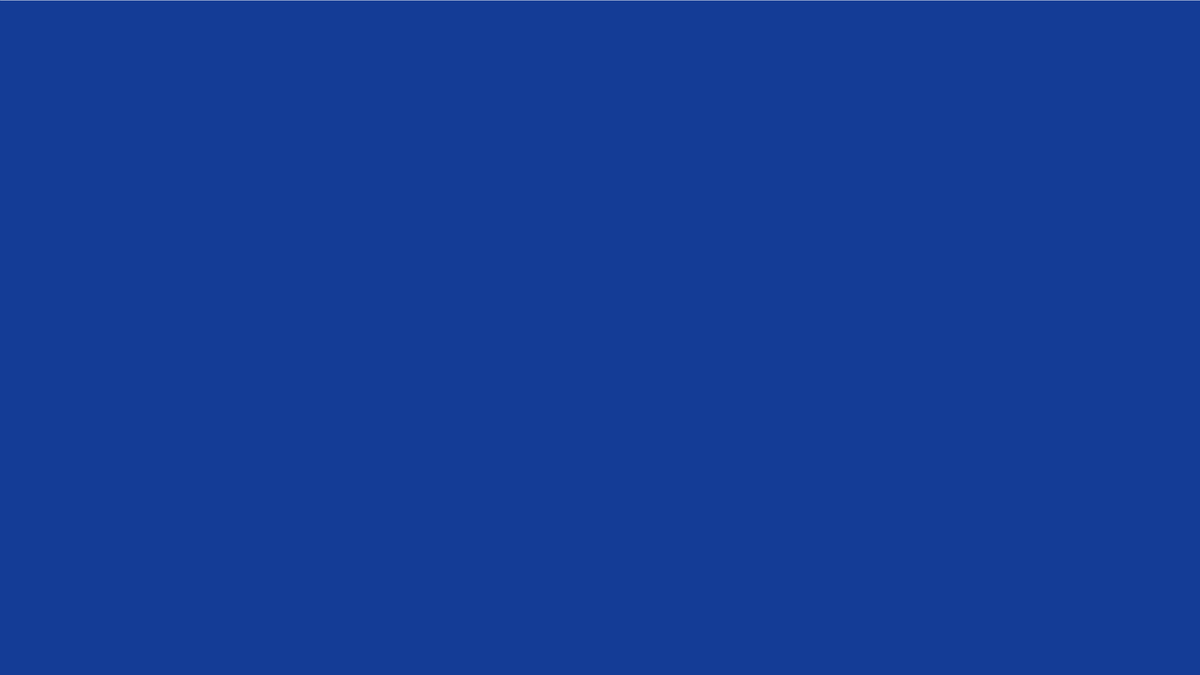
Frame 1 (no input)
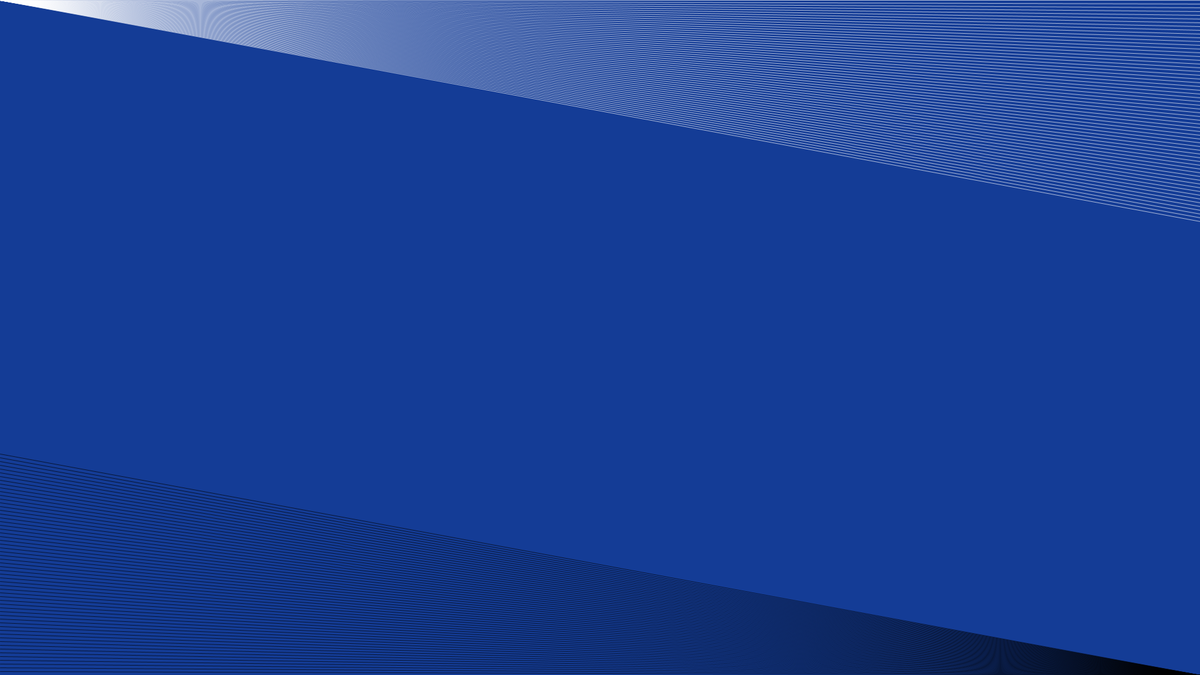
Frame 60 (the mouse pressed at the canvas centre just before this capture)
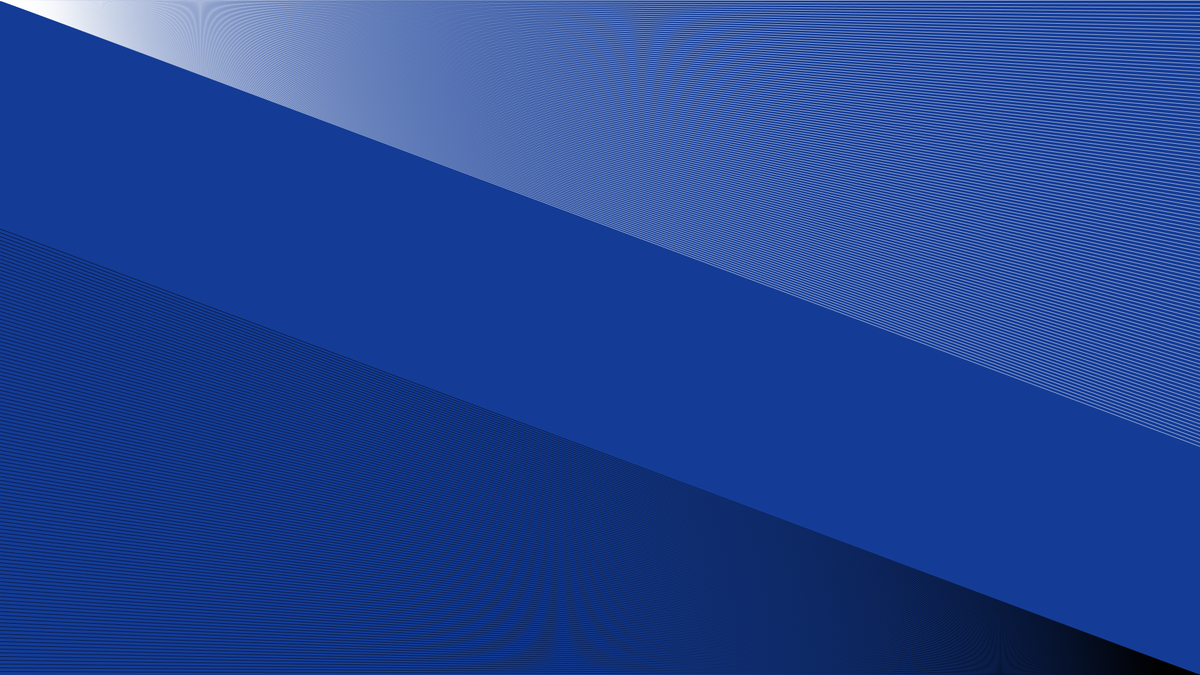
Frame 120 (the mouse held since frame 60 and released just before this capture)

The Processing sketch that drew these frames (run headless with seeded random() and noise(); from frame 60 on, the mouse is pressed at the canvas centre):

// Processing sketch: processing_80124
// ── processing_80124.pde

int y = 0;
int x = 1920;
int w = 0;
int z = 1080;

void setup(){


size(1920,1080);
background (20,60,150);
/*
  fill(0);
  triangle(0,0,1920,0,1920,1080);
  fill(255);
  triangle(0,1080,1920,1080,0,0);*/
}


void draw (){
  
  stroke(255,160);
  line(0,0,x,y);
  stroke(0,160);
  line(w,z,1920,1080);
  
  y = y + 6;
  z = z - 6;


}
